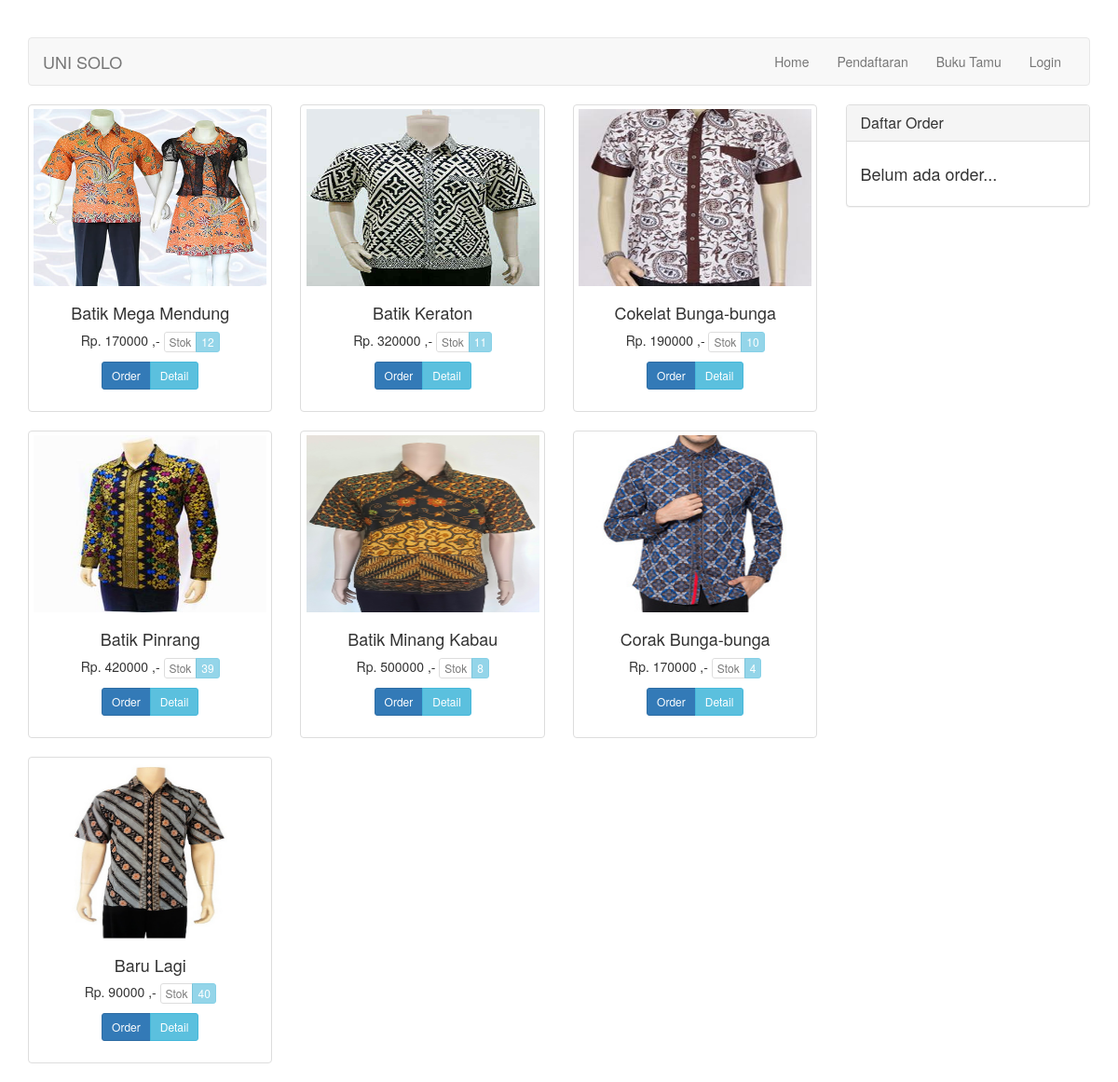
The page / on the database its author committed.
### tables this page shows
CREATE TABLE `barang` (
  `id_barang` int(10) NOT NULL,
  `id_merk` int(3) NOT NULL,
  `nama_barang` varchar(20) NOT NULL,
  `harga` int(7) NOT NULL,
  `warna` varchar(10) NOT NULL,
  `jenis_lengan` enum('panjang','pendek') NOT NULL,
  `stok` int(3) NOT NULL,
  `gambar` varchar(100) NOT NULL
);

### halaman/home.php (the view)
<form action="" method="POST">
    <div class="row">
        <?php if($query = $koneksi->query("SELECT * FROM barang WHERE stok != 0")): ?>
            <?php while($barang = $query->fetch_array()): ?>
                <div class="col-sm-6 col-md-4">
                    <div class="thumbnail">
                        <img src="barang/<?=$barang['gambar']?>" style="height: 190px; width: 250px;">
                        <div class="caption text-center">
                            <h4><?=ucwords($barang['nama_barang'])?></h4>
                            <h5>
                                Rp. <?=$barang['harga']?> ,-
                                <div class="btn-group">
                                    <a class="btn btn-default btn-xs disabled">Stok</a>
                                    <a class="btn btn-info btn-xs disabled"><?=$barang['stok']?></a>
                                </div>
                            </h5>
                            <p>
                                <div class="btn-group">
                                    <a href="?action=add&id_barang=<?=$barang['id_barang']?>" class="btn btn-primary btn-sm<?=(isset($_SESSION['barang'][$barang['id_barang']])) ? ' disabled' : ''?>" role="button">Order</a>
                                    <a href="?halaman=detail_barang&id=<?=$barang['id_barang']?>" class="btn btn-info btn-sm" role="button">Detail</a>
                                </div>
                            </p>
                        </div>
                    </div>
                </div>
            <?php endwhile ?>
        <?php endif ?>
    </div>
</form>

### index.php (style rules this page uses)
body { margin-top: 40px; }

### rows shown on the page
barang: gambar (picture), nama_barang "Batik Mega Mendung", harga "170000", stok "12"
barang: gambar (picture), nama_barang "Batik Keraton", harga "320000", stok "11"
barang: gambar (picture), nama_barang "Cokelat Bunga-bunga", harga "190000", stok "10"
barang: gambar (picture), nama_barang "Batik Pinrang", harga "420000", stok "39"
barang: gambar (picture), nama_barang "Batik Minang Kabau", harga "500000", stok "8"
barang: gambar (picture), nama_barang "Corak Bunga-bunga", harga "170000", stok "4"
barang: gambar (picture), nama_barang "Baru Lagi", harga "90000", stok "40"
